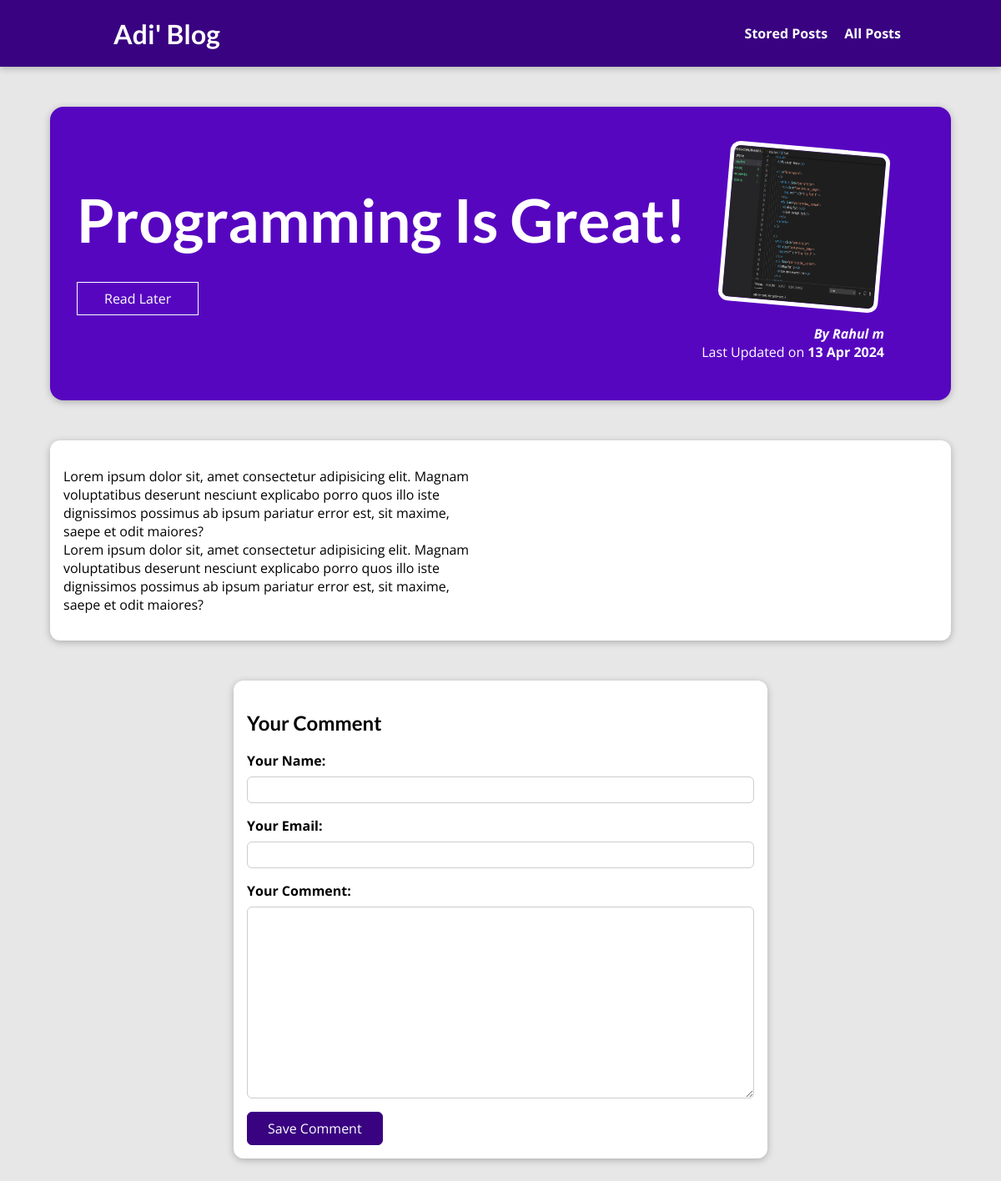
The app's page /posts/programing-is-fun/ with its own data.
### blog/models.py (models this page shows, shortened)
class Post(models.Model):
    title = models.CharField(max_length=150)
    excerpt = models.CharField(max_length=200)
    image = models.ImageField(upload_to="posts", null=True)
    date = models.DateField(auto_now=True)
    slug = models.SlugField(unique=True, db_index=True)
    content = models.TextField(validators=[MinLengthValidator(10)])
    author = models.ForeignKey(Author, on_delete=models.SET_NULL, null= True, related_name="posts")
    tags = models.ManyToManyField(Tag)

class Author(models.Model):
    first_name = models.CharField(max_length=100)
    last_name = models.CharField(max_length=100)
    e_mail = models.EmailField()
    def full_name(self):
        return f"{self.first_name} {self.last_name}"
    def __str__(self):
        return self.full_name()

### blog/views.py (the view, shortened to what this page needs)
# urls.py: path('posts/<slug:slug>/', views.SinglePostView.as_view(),
class SinglePostView(View):
    def is_stored_post(self, request, post_id):
        stored_posts = request.session.get("stored_posts")
        if stored_posts is not None:
            is_saved_for_later = post_id in stored_posts
        else:
            is_saved_for_later = False
        return is_saved_for_later
    def get(self, request, slug):
        post = Post.objects.get(slug=slug)
        context = {
            "post": post,
            "posts_tags": post.tags.all(),
            "comment_form": CommentForm(),
            "comments": post.comments.all().order_by("-id"),
            "saved_for_later": self.is_stored_post(request, post.id)
        }
        return render(request, "blog/post-detail.html", context)

### blog/forms.py
class CommentForm(forms.ModelForm):
    class Meta:
        model = Comment
        exclude = ["post"]
        labels = {
            "user_name": "Your Name",
            "user_email": "Your Email",
            "text": "Your Comment"
        }

### blog/templates/blog/post-detail.html (shortened to what this page needs)
{% extends "base.html" %}
{% load static %}
{% block css_files %}
<link rel="stylesheet" href="{% static 'post-detail.css' %}">
{% endblock %}
{% block content %}
<section id="summary">
    <h2>{{ post.title }}</h2>
    <div id="read-later">
        <form action="{% url 'read-later' %}" method="POST">
            <button>
                {% if saved_for_later %}
                    Remove from "Read Later" List
                {% else %}
                    Read Later
                {% endif %}
            </button>
        </form>
    </div>
    <article>
        <img src="{{ post.image.url }}" alt="{{ post.title }}">
        <address>By <a href="mailto:{{ post.author.email_adress }}">{{ post.author }}</a></address>
        <div>Last Updated on <time>{{ post.date|date:"d M Y" }}</time></div>
    </article>
</section>
<main>
    {{ post.content|linebreaks }}
</main>
<section id="comment-form">
    <h2>Your Comment</h2>
    <form action="{% url 'post-detail-page' post.slug %}" method="POST">
        {% for form_field in comment_form %}
            <div class="form-control {% if form_field.errors %}Invalid{% endif %}">
                {{ form_field.label_tag }}
                {{ form_field }}
             </div>
        {% endfor %}
        <button>Save Comment</button>
    </form>
</section>
{% endblock %}

### static/app.css (style rules this page uses)
* { box-sizing: border-box; }
html { font-family: 'Open Sans', 'Lato', sans-serif; }
body { margin: 0; }
h1, h2, h3 { font-family: 'Lato', sans-serif; font-weight: bold; }

### static/post-detail.css (style rules this page uses)
body { background-color: #e7e7e7; }
#summary { margin: 8rem auto 3rem auto; padding: 2rem; width: 90%; max-width: 90rem; border-radius: 16px; background-color: #5706c0; position: relative; box-shadow: 0 2px 8px rgba(0, 0, 0, 0.25); height: 22rem; }
#summary h2 { color: white; font-size: 4.5rem; margin-bottom: 0.25rem; }
#summary article { position: absolute; top: 2rem; right: 3rem; padding: 1rem 2rem; border-radius: 12px; text-align: right; color: white; }
#summary article img { width: 12rem; height: 12rem; border-radius: 12px; transform: rotateZ(5deg); border: 5px solid white; margin-bottom: 1rem; }
#summary address { font-weight: bold; }
#summary a { color: white; text-decoration: none; }
#summary time { font-weight: bold; }
#read-later { margin: 2rem 0; }
#read-later button { background-color: transparent; border: 1px solid white; padding: 0.5rem 2rem; font: inherit; color: white; cursor: pointer; }
main { width: 90%; max-width: 90rem; margin: 3rem auto; background-color: white; padding: 1rem; border-radius: 12px; box-shadow: 0 2px 8px rgba(0, 0, 0, 0.25); }
#comment-form { margin: 3rem auto; width: 90%; max-width: 40rem; border-radius: 12px; background-color: white; box-shadow: 0 2px 8px rgba(0, 0, 0, 0.25); padding: 1rem; }
#comment-form button { font: inherit; background-color: #390281; color: white; border: 1px solid #390281; padding: 0.5rem 1.5rem; border-radius: 6px; cursor: pointer; }
.form-control { margin-bottom: 1rem; }
.form-control label { font-weight: bold; margin-bottom: 0.5rem; display: block; }
.form-control input, .form-control textarea { display: block; width: 100%; font: inherit; padding: 0.25rem; border-radius: 6px; border: 1px solid #ccc; }

### records on screen
Post: title "Programming Is Great!", image (picture), author "Rahul m", date "13 Apr 2024", content "Lorem ipsum dolor sit, amet consectetur adipisicing elit. Magnam voluptatibus deserunt nesciunt explicabo porro quos illo iste dignissimos possimus ab ipsum pariatur error est, sit maxime, saepe et odit maiores? Lorem ipsum dolor sit, amet consectetur adipisicing elit. Magnam voluptatibus deserunt nesciunt explicabo porro quos illo iste dignissimos possimus ab ipsum pariatur error est, sit maxime, saepe et odit maiores?"
